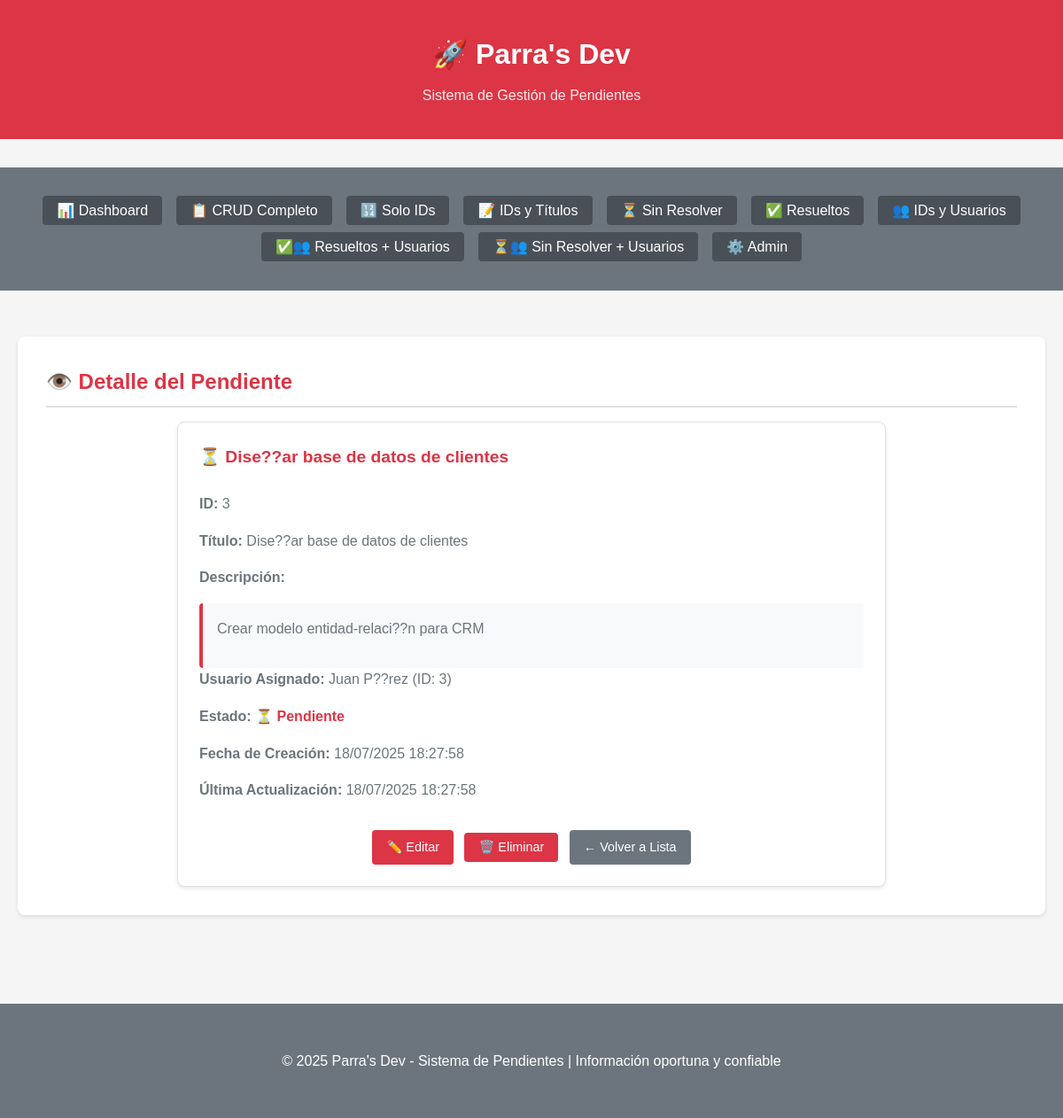
The app's page /crud/3/ with its own data.
### pendientes/models.py (models this page shows, shortened)
class Pendiente(models.Model):
    title = models.CharField(max_length=200, verbose_name="Título")
    description = models.TextField(blank=True, null=True, verbose_name="Descripción")
    completed = models.BooleanField(default=False, verbose_name="Completado")
    user = models.ForeignKey(User, on_delete=models.CASCADE, verbose_name="Usuario")
    created_at = models.DateTimeField(auto_now_add=True, verbose_name="Fecha de creación")
    updated_at = models.DateTimeField(auto_now=True, verbose_name="Fecha de actualización")
    class Meta:
        verbose_name = "Pendiente"
        verbose_name_plural = "Pendientes"
        ordering = ['-created_at']

### pendientes/views.py (the view)
# urls.py: path('crud/<int:pk>/', views.pendiente_detail_view, name='detail'),
def pendiente_detail_view(request, pk):
    pendiente = get_object_or_404(Pendiente, pk=pk)
    return render(request, 'pendientes/detail.html', {
        'pendiente': pendiente
    })

### templates/pendientes/detail.html (shortened to what this page needs)
{% extends 'pendientes/base.html' %}
{% block content %}
<div class="data-section">
    <h2>👁️ Detalle del Pendiente</h2>
    <div class="api-card" style="max-width: 800px; margin: 0 auto;">
        <h3>{{ pendiente.completed|yesno:"✅,⏳" }} {{ pendiente.title }}</h3>
        <div style="margin: 1.5rem 0;">
            <p><strong>ID:</strong> {{ pendiente.id }}</p>
            <p><strong>Título:</strong> {{ pendiente.title }}</p>
            {% if pendiente.description %}
            <p><strong>Descripción:</strong></p>
            <div style="background-color: #f8f9fa; padding: 1rem; border-radius: 4px; border-left: 4px solid #dc3545;">
                {{ pendiente.description|linebreaks }}
            </div>
            {% endif %}
            <p><strong>Usuario Asignado:</strong> {{ pendiente.user.get_full_name|default:pendiente.user.username }} (ID: {{ pendiente.user.id }})</p>
            <p><strong>Estado:</strong>
                <span style="color: {% if pendiente.completed %}#28a745{% else %}#dc3545{% endif %}; font-weight: bold;">
                    {{ pendiente.completed|yesno:"✅ Completado,⏳ Pendiente" }}
                </span>
            </p>
            <p><strong>Fecha de Creación:</strong> {{ pendiente.created_at|date:"d/m/Y H:i:s" }}</p>
            <p><strong>Última Actualización:</strong> {{ pendiente.updated_at|date:"d/m/Y H:i:s" }}</p>
        </div>
        <div style="margin-top: 2rem; text-align: center;">
            <a href="{% url 'pendientes:update' pendiente.id %}" class="btn btn-primary">✏️ Editar</a>
            <button onclick="confirmarEliminacion({{ pendiente.id }}, '{{ pendiente.title|escapejs }}')"
                    class="btn" style="background-color: #dc3545; color: white; margin-left: 0.5rem;">🗑️ Eliminar</button>
            <a href="{% url 'pendientes:crud_list' %}" class="btn btn-secondary" style="margin-left: 0.5rem;">← Volver a Lista</a>
        </div>
    </div>
</div>
{% endblock %}

### static/css/style.css (style rules this page uses)
* { margin: 0; padding: 0; box-sizing: border-box; }
body { font-family: Arial, sans-serif; background-color: #f5f5f5; color: #333; line-height: 1.6; }
.api-card { background-color: white; border: 1px solid #dee2e6; border-radius: 8px; padding: 1.5rem; box-shadow: 0 2px 4px rgba(0,0,0,0.1); }
.api-card h3 { color: #dc3545; margin-bottom: 1rem; font-size: 1.2rem; }
.api-card p { color: #6c757d; margin-bottom: 1rem; }
.btn { display: inline-block; padding: 0.5rem 1rem; border: none; border-radius: 4px; text-decoration: none; cursor: pointer; font-size: 0.9rem; transition: background-color 0.3s; }
.btn-primary { background-color: #dc3545; color: white; }
.btn-secondary { background-color: #6c757d; color: white; }
.data-section { background-color: white; border-radius: 8px; padding: 2rem; margin-bottom: 2rem; box-shadow: 0 2px 4px rgba(0,0,0,0.1); }
.data-section h2 { color: #dc3545; margin-bottom: 1rem; border-bottom: 2px solid #dee2e6; padding-bottom: 0.5rem; }

### records on screen
Pendiente: completed "⏳", title "Dise??ar base de datos de clientes", id "3", description "Crear modelo entidad-relaci??n para CRM", user.get_full_name "Juan P??rez", user.id "3", completed "⏳ Pendiente", created_at "18/07/2025 18:27:58", updated_at "18/07/2025 18:27:58"
